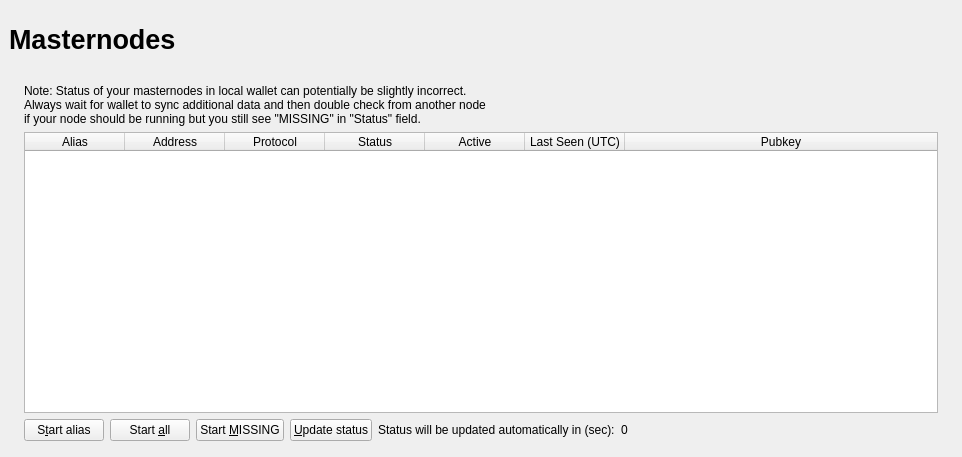
<?xml version="1.0" encoding="UTF-8"?>
<ui version="4.0">
 <class>MasternodeList</class>
 <widget class="QWidget" name="MasternodeList">
  <property name="geometry">
   <rect>
    <x>0</x>
    <y>0</y>
    <width>962</width>
    <height>457</height>
   </rect>
  </property>
  <property name="windowTitle">
   <string>Form</string>
  </property>
  <layout class="QVBoxLayout" name="topLayout" stretch="0">
   <property name="leftMargin">
    <number>9</number>
   </property>
   <property name="topMargin">
    <number>9</number>
   </property>
   <property name="rightMargin">
    <number>9</number>
   </property>
   <property name="bottomMargin">
    <number>9</number>
   </property>
   <item>
    <layout class="QVBoxLayout" name="verticalLayout_Master" stretch="0,1">
     <property name="spacing">
      <number>0</number>
     </property>
     <item>
      <widget class="QFrame" name="frame_Header">
       <layout class="QVBoxLayout" name="verticalLayout_4">
        <property name="leftMargin">
         <number>0</number>
        </property>
        <property name="topMargin">
         <number>0</number>
        </property>
        <property name="rightMargin">
         <number>0</number>
        </property>
        <property name="bottomMargin">
         <number>0</number>
        </property>
        <item>
         <layout class="QHBoxLayout" name="horizontalLayout_Header" stretch="1,0">
          <item>
           <widget class="QLabel" name="labelOverviewHeaderLeft">
            <property name="minimumSize">
             <size>
              <width>464</width>
              <height>60</height>
             </size>
            </property>
            <property name="maximumSize">
             <size>
              <width>16777215</width>
              <height>60</height>
             </size>
            </property>
            <property name="font">
             <font>
              <pointsize>20</pointsize>
              <weight>75</weight>
              <bold>true</bold>
             </font>
            </property>
            <property name="text">
             <string>Masternodes</string>
            </property>
           </widget>
          </item>
          <item>
           <spacer name="horizontalSpacer">
            <property name="orientation">
             <enum>Qt::Horizontal</enum>
            </property>
            <property name="sizeHint" stdset="0">
             <size>
              <width>40</width>
              <height>20</height>
             </size>
            </property>
           </spacer>
          </item>
         </layout>
        </item>
       </layout>
      </widget>
     </item>
     <item>
      <widget class="QFrame" name="frame_BG">
       <layout class="QVBoxLayout" name="verticalLayout_3">
        <property name="leftMargin">
         <number>6</number>
        </property>
        <property name="topMargin">
         <number>6</number>
        </property>
        <property name="rightMargin">
         <number>6</number>
        </property>
        <property name="bottomMargin">
         <number>6</number>
        </property>
        <item>
         <widget class="QFrame" name="frame_Content">
          <layout class="QVBoxLayout" name="verticalLayout">
           <property name="spacing">
            <number>0</number>
           </property>
           <property name="leftMargin">
            <number>0</number>
           </property>
           <property name="topMargin">
            <number>0</number>
           </property>
           <property name="rightMargin">
            <number>0</number>
           </property>
           <property name="bottomMargin">
            <number>0</number>
           </property>
           <item>
            <layout class="QGridLayout" name="gridLayout_2">
             <property name="spacing">
              <number>2</number>
             </property>
             <item row="0" column="0">
              <widget class="QFrame" name="frameList">
               <layout class="QVBoxLayout" name="verticalLayout_2">
                <property name="bottomMargin">
                 <number>1</number>
                </property>
                <item>
                 <layout class="QHBoxLayout" name="horizontalLayout_note">
                  <property name="bottomMargin">
                   <number>0</number>
                  </property>
                  <item>
                   <widget class="QLabel" name="updateNote">
                    <property name="text">
                     <string>Note: Status of your masternodes in local wallet can potentially be slightly incorrect.&lt;br /&gt;Always wait for wallet to sync additional data and then double check from another node&lt;br /&gt;if your node should be running but you still see &quot;MISSING&quot; in &quot;Status&quot; field.</string>
                    </property>
                   </widget>
                  </item>
                 </layout>
                </item>
                <item>
                 <widget class="QTableWidget" name="tableWidgetMyMasternodes">
                  <property name="minimumSize">
                   <size>
                    <width>695</width>
                    <height>0</height>
                   </size>
                  </property>
                  <property name="palette">
                   <palette>
                    <active>
                     <colorrole role="Text">
                      <brush brushstyle="SolidPattern">
                       <color alpha="255">
                        <red>51</red>
                        <green>51</green>
                        <blue>51</blue>
                       </color>
                      </brush>
                     </colorrole>
                    </active>
                    <inactive>
                     <colorrole role="Text">
                      <brush brushstyle="SolidPattern">
                       <color alpha="255">
                        <red>51</red>
                        <green>51</green>
                        <blue>51</blue>
                       </color>
                      </brush>
                     </colorrole>
                    </inactive>
                    <disabled>
                     <colorrole role="Text">
                      <brush brushstyle="SolidPattern">
                       <color alpha="255">
                        <red>85</red>
                        <green>85</green>
                        <blue>85</blue>
                       </color>
                      </brush>
                     </colorrole>
                    </disabled>
                   </palette>
                  </property>
                  <property name="editTriggers">
                   <set>QAbstractItemView::NoEditTriggers</set>
                  </property>
                  <property name="alternatingRowColors">
                   <bool>true</bool>
                  </property>
                  <property name="selectionMode">
                   <enum>QAbstractItemView::SingleSelection</enum>
                  </property>
                  <property name="selectionBehavior">
                   <enum>QAbstractItemView::SelectRows</enum>
                  </property>
                  <property name="sortingEnabled">
                   <bool>true</bool>
                  </property>
                  <attribute name="horizontalHeaderStretchLastSection">
                   <bool>true</bool>
                  </attribute>
                  <column>
                   <property name="text">
                    <string>Alias</string>
                   </property>
                  </column>
                  <column>
                   <property name="text">
                    <string>Address</string>
                   </property>
                  </column>
                  <column>
                   <property name="text">
                    <string>Protocol</string>
                   </property>
                  </column>
                  <column>
                   <property name="text">
                    <string>Status</string>
                   </property>
                  </column>
                  <column>
                   <property name="text">
                    <string>Active</string>
                   </property>
                  </column>
                  <column>
                   <property name="text">
                    <string>Last Seen (UTC)</string>
                   </property>
                  </column>
                  <column>
                   <property name="text">
                    <string>Pubkey</string>
                   </property>
                  </column>
                 </widget>
                </item>
                <item>
                 <layout class="QHBoxLayout" name="horizontalLayout_5">
                  <property name="bottomMargin">
                   <number>0</number>
                  </property>
                  <item>
                   <widget class="QPushButton" name="startButton">
                    <property name="text">
                     <string>S&amp;tart alias</string>
                    </property>
                   </widget>
                  </item>
                  <item>
                   <widget class="QPushButton" name="startAllButton">
                    <property name="text">
                     <string>Start &amp;all</string>
                    </property>
                   </widget>
                  </item>
                  <item>
                   <widget class="QPushButton" name="startMissingButton">
                    <property name="text">
                     <string>Start &amp;MISSING</string>
                    </property>
                   </widget>
                  </item>
                  <item>
                   <widget class="QPushButton" name="UpdateButton">
                    <property name="text">
                     <string>&amp;Update status</string>
                    </property>
                   </widget>
                  </item>
                  <item>
                   <widget class="QLabel" name="autoupdate_label">
                    <property name="text">
                     <string>Status will be updated automatically in (sec):</string>
                    </property>
                   </widget>
                  </item>
                  <item>
                   <widget class="QLabel" name="secondsLabel">
                    <property name="text">
                     <string>0</string>
                    </property>
                   </widget>
                  </item>
                  <item>
                   <spacer name="horizontalSpacer_5">
                    <property name="orientation">
                     <enum>Qt::Horizontal</enum>
                    </property>
                    <property name="sizeHint" stdset="0">
                     <size>
                      <width>40</width>
                      <height>20</height>
                     </size>
                    </property>
                   </spacer>
                  </item>
                 </layout>
                </item>
               </layout>
              </widget>
             </item>
            </layout>
           </item>
          </layout>
         </widget>
        </item>
       </layout>
      </widget>
     </item>
    </layout>
   </item>
  </layout>
 </widget>
 <resources/>
 <connections/>
</ui>
